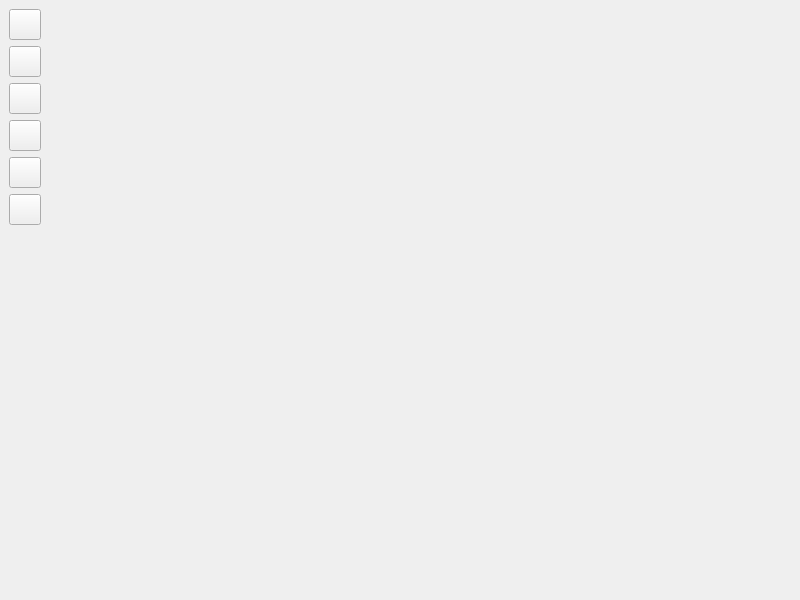
<?xml version="1.0" encoding="UTF-8"?>
<ui version="4.0">
 <class>MazeGenerator</class>
 <widget class="QMainWindow" name="MazeGenerator">
  <property name="geometry">
   <rect>
    <x>0</x>
    <y>0</y>
    <width>800</width>
    <height>600</height>
   </rect>
  </property>
  <property name="windowTitle">
   <string>Maze Generator</string>
  </property>
  <widget class="QWidget" name="centralwidget">
   <layout class="QGridLayout" name="gridLayout">
    <item row="0" column="0">
     <layout class="QVBoxLayout" name="verticalLayout">
      <item>
       <widget class="QToolButton" name="generate_maze">
        <property name="text">
         <string/>
        </property>
        <property name="icon">
         <iconset resource="resource.qrc">
          <normaloff>:/icons/icons/maze.png</normaloff>:/icons/icons/maze.png</iconset>
        </property>
        <property name="iconSize">
         <size>
          <width>24</width>
          <height>24</height>
         </size>
        </property>
       </widget>
      </item>
      <item>
       <widget class="QToolButton" name="save_maze">
        <property name="text">
         <string/>
        </property>
        <property name="icon">
         <iconset resource="resource.qrc">
          <normaloff>:/icons/icons/diskette.png</normaloff>:/icons/icons/diskette.png</iconset>
        </property>
        <property name="iconSize">
         <size>
          <width>24</width>
          <height>24</height>
         </size>
        </property>
       </widget>
      </item>
      <item>
       <widget class="QToolButton" name="load_maze">
        <property name="text">
         <string/>
        </property>
        <property name="icon">
         <iconset resource="resource.qrc">
          <normaloff>:/icons/icons/folder.png</normaloff>:/icons/icons/folder.png</iconset>
        </property>
        <property name="iconSize">
         <size>
          <width>24</width>
          <height>24</height>
         </size>
        </property>
       </widget>
      </item>
      <item>
       <widget class="QToolButton" name="set_coordinate">
        <property name="text">
         <string/>
        </property>
        <property name="icon">
         <iconset resource="resource.qrc">
          <normaloff>:/icons/icons/coordinate.png</normaloff>:/icons/icons/coordinate.png</iconset>
        </property>
        <property name="iconSize">
         <size>
          <width>24</width>
          <height>24</height>
         </size>
        </property>
       </widget>
      </item>
      <item>
       <widget class="QToolButton" name="solve_maze">
        <property name="text">
         <string/>
        </property>
        <property name="icon">
         <iconset resource="resource.qrc">
          <normaloff>:/icons/icons/problem-solving.png</normaloff>:/icons/icons/problem-solving.png</iconset>
        </property>
        <property name="iconSize">
         <size>
          <width>24</width>
          <height>24</height>
         </size>
        </property>
       </widget>
      </item>
      <item>
       <widget class="QToolButton" name="generate_gif">
        <property name="text">
         <string/>
        </property>
        <property name="icon">
         <iconset resource="resource.qrc">
          <normaloff>:/icons/icons/gif-file-format-symbol.png</normaloff>:/icons/icons/gif-file-format-symbol.png</iconset>
        </property>
        <property name="iconSize">
         <size>
          <width>24</width>
          <height>24</height>
         </size>
        </property>
       </widget>
      </item>
      <item>
       <spacer name="verticalSpacer">
        <property name="orientation">
         <enum>Qt::Vertical</enum>
        </property>
        <property name="sizeHint" stdset="0">
         <size>
          <width>20</width>
          <height>40</height>
         </size>
        </property>
       </spacer>
      </item>
     </layout>
    </item>
    <item row="0" column="1">
     <widget class="QLabel" name="img">
      <property name="sizePolicy">
       <sizepolicy hsizetype="Expanding" vsizetype="Expanding">
        <horstretch>0</horstretch>
        <verstretch>0</verstretch>
       </sizepolicy>
      </property>
      <property name="text">
       <string/>
      </property>
     </widget>
    </item>
   </layout>
  </widget>
 </widget>
 <resources>
  <include location="resource.qrc"/>
 </resources>
 <connections/>
</ui>
